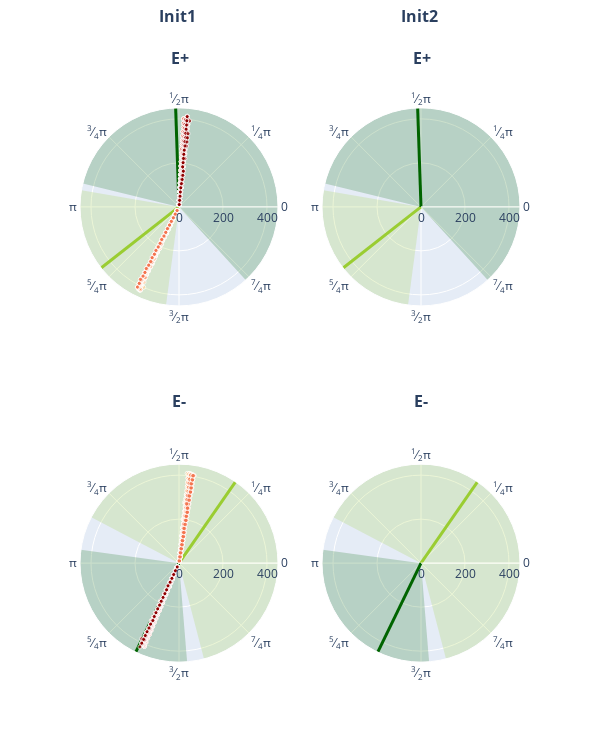

Write notebook code for a chart like this one.
### Code cell
duration = 500.
dt=0.1

filehandler = open("results_min_w1.pickle","rb")
results_min_w1 = pickle.load(filehandler)
filehandler.close()

#filehandler = open("results_peak_w1.pickle","rb")
#results_peak_w1 = pickle.load(filehandler)
#filehandler.close()

for i_w in range(len(results_min_w1["w1"])):
    if i_w != 1:
        continue
    ops_plotall(results_min_w1["control"][i_w], 0.02, duration, dt, 400., results_min_w1["filename"][i_w], savepath)
    ops_plotsubset(results_min_w1["state"][i_w], results_min_w1["control"][i_w], 0.5, 0.02, duration, dt, 400., 
                results_min_w1["filename"][i_w], savepath_subset)
    #ops_plotall(results_peak_w1["control"][i_w], 0.25, duration, dt, 400., results_peak_w1["filename"][i_w], savepath)

ops_plot_acp_inits(results_min_w1, None, period, 0.005, dt, "plot1", savepath)
ops_plot_timing_inits(results_min_w1, None, dt, [0,450], 200., "plot2", savepath)
